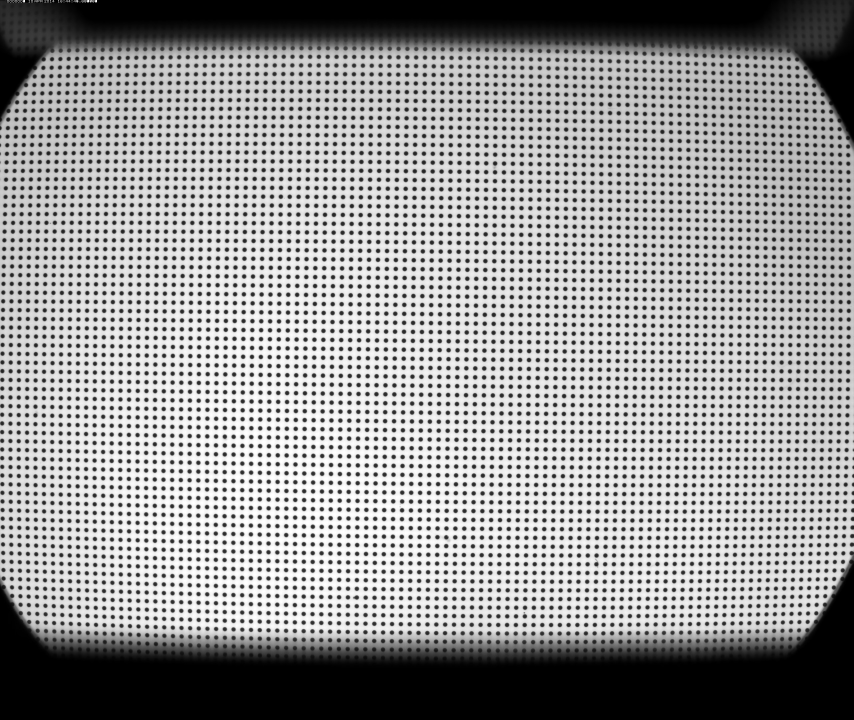
#> input picture data/dot_pattern_01.jpg, 2560 x 2160 px, found by its file name (shown at 1/3 size)
$ python demo_01.py
#> lines starting #> are read from the running program, lines starting #| are printed output that depends on the picture; after the words box and inside, x2 and y2 are one past the last pixel; in counts of white or black regions, pixels touching at a corner belong together
### discorpy/losa/loadersaver.py
# ============================================================================
# ============================================================================
# Copyright (c) 2018 Diamond Light Source Ltd. All rights reserved.
#
# Licensed under the Apache License, Version 2.0 (the "License");
# you may not use this file except in compliance with the License.
# You may obtain a copy of the License at
#
#     http://www.apache.org/licenses/LICENSE-2.0
#
# Unless required by applicable law or agreed to in writing, software
# distributed under the License is distributed on an "AS IS" BASIS,
# WITHOUT WARRANTIES OR CONDITIONS OF ANY KIND, either express or implied.
# See the License for the specific language governing permissions and
# limitations under the License.
# ============================================================================
# Author: Nghia T. Vo
# E-mail:
# Publication date: 10th July 2018
# ============================================================================
# Contributors:
# ============================================================================

"""
Module for I/O tasks:

- Load data from an image file (tif, png, jpg) or a hdf file.
- Save a 2D array as a tif/png/jpg image or a 2D, 3D array to a hdf file.
- Save a plot of data points to an image.
- Save/load metadata to/from a text/json file.
- Save/load python list.

"""

import json
import pickle
import platform
from pathlib import Path
import h5py
import numpy as np
from PIL import Image
import matplotlib.pyplot as plt
from matplotlib import font_manager
from collections import OrderedDict


# [21 lines left out: function __correct_path, not called in this run]


def __get_path(file_path, check_exist=True):
    """
    Get/check a file path
    """
    if platform.system() == 'Windows':
        file_path = __correct_path(file_path)
    else:
        file_path = Path(file_path)
    if check_exist:
        if not file_path.exists():
            raise ValueError(f"No such file: {file_path}")
    return file_path


def load_image(file_path, average=True):
    """
    Load data from an image.

    Parameters
    ----------
    file_path : str
        Path to a file.
    average : bool, optional
        Average a multichannel image if True.

    Returns
    -------
    array_like
    """
#> called with file_path = '../../data/dot_pattern_01.jpg', average = True
    try:
        mat = np.array(Image.open(__get_path(file_path)), dtype=np.float32)
    except Exception as error:
        raise ValueError(error)
    if len(mat.shape) > 2 and average is True:
        axis_m = np.argmin(mat.shape)
        mat = np.mean(mat, axis=axis_m)
    return mat


# [247 lines left out: functions get_hdf_information, find_hdf_key, _get_key, load_hdf_file, load_hdf_object, not called in this run]


def _create_folder(file_path):
    """
    Create a folder to save a file if not exists.

    Parameters
    ----------
    file_path : str
        Path to a file
    """
    path = Path(file_path).resolve()
    if path.suffix:
        folder_path = path.parent
    else:
        folder_path = path
    if not folder_path.exists():
        try:
            folder_path.mkdir(parents=True, exist_ok=True)
        except Exception as e:
            raise ValueError(f"Can't create : {folder_path}. Error: {e}")


# [30 lines left out: function _create_file_name, not called in this run]


def save_image(file_path, mat, overwrite=True):
    """
    Save 2D data to an image.

    Parameters
    ----------
    file_path : str
        Output file path.
    mat : array_like
        2D array.
    overwrite : bool, optional
        Overwrite an existing file if True.

    Returns
    -------
    str
        Updated file path.
    """
    file_path = __get_path(file_path, check_exist=False).resolve()
    file_ext = file_path.suffix
    if not ((file_ext == ".tif") or (file_ext == ".tiff")):
        if mat.dtype != np.uint8:
            nmin, nmax = np.min(mat), np.max(mat)
            if nmax != nmin:
                mat = np.uint8(255.0 * (mat - nmin) / (nmax - nmin))
            else:
                mat = np.uint8(mat)
    else:
        if len(mat.shape) > 2:
            axis_m = np.argmin(mat.shape)
            mat = np.mean(mat, axis=axis_m)
    _create_folder(str(file_path))
    if not overwrite:
        file_path = _create_file_name(str(file_path))
    image = Image.fromarray(mat)
    try:
        image.save(file_path)
    except Exception as error:
        raise ValueError(f"Couldn't write to file: {file_path}. Error {error}")
    return file_path


# [465 lines left out: functions save_plot_image, __check_font, save_residual_plot, save_hdf_file, open_hdf_stream, save_plot_points and 8 more, not called in this run]

### discorpy/prep/preprocessing.py
# ============================================================================
# Copyright (c) 2018 Diamond Light Source Ltd. All rights reserved.
#
# Licensed under the Apache License, Version 2.0 (the "License");
# you may not use this file except in compliance with the License.
# You may obtain a copy of the License at
#
#     http://www.apache.org/licenses/LICENSE-2.0
#
# Unless required by applicable law or agreed to in writing, software
# distributed under the License is distributed on an "AS IS" BASIS,
# WITHOUT WARRANTIES OR CONDITIONS OF ANY KIND, either express or implied.
# See the License for the specific language governing permissions and
# limitations under the License.
# ============================================================================
# Author: Nghia T. Vo
# E-mail:
# Publication date: 10th July 2018
# ============================================================================
# Contributors:
# ============================================================================

"""
Module of pre-processing methods:

-   Normalize, binarize an image.
-   Determine the median dot-size, median distance between two nearest dots,
    and the slopes of grid-lines of a dot-pattern image.
-   Remove non-dot objects or misplaced dots.
-   Group points into horizontal lines and vertical lines.
-   Calculate a threshold value for binarizing.
-   Create a 2D mask with parabolic boundary.
-   Remove points outside a parabolic mask in a 2D space.
-   Extract dot-centroids of a dot-pattern from a binary or grayscale image.
-   Group points on strongly curved lines into horizontal lines and vertical
    lines based on polynomial fit.
"""

import numpy as np
from scipy import ndimage as ndi
from scipy.fftpack import fft2, ifft2
from scipy.ndimage import center_of_mass
from skimage.filters import threshold_otsu
from skimage.segmentation import clear_border
import skimage.morphology as morph
import skimage.measure as meas
from skimage.transform import radon


# [109 lines left out: functions normalization, _make_window, _apply_fft_filter, normalization_fft, not called in this run]


def _select_roi(mat, ratio, square=False):
    """
    Select ROI around the middle of an image.

    Parameters
    ----------
    mat : array_like
        2D array.
    ratio : float
        Ratio between the ROI size and the image size.
    square : bool, optional
        To get a square area or not.

    Returns
    -------
    array_like
        2D array.
    """
    (height, width) = mat.shape
    ratio = np.clip(ratio, 0.05, 1.0)
    if square is True:
        c_hei = height // 2
        c_wid = width // 2
        radi = int(ratio * min(height, width)) // 2
        mat_roi = mat[c_hei - radi:c_hei + radi, c_wid - radi: c_wid + radi]
    else:
        depad_hei = int((height - ratio * height) / 2)
        depad_wid = int((width - ratio * width) / 2)
        mat_roi = mat[depad_hei:height - depad_hei,
                      depad_wid:width - depad_wid]
    return mat_roi


def _invert_dots_contrast(mat):
    """
    Invert the contrast of a 2D binary array to make sure that dots are white.

    Parameters
    ----------
    mat : array_like
        2D binary array.

    Returns
    -------
    array_like
        2D array.
    """
    (height, width) = mat.shape
    ratio = np.sum(mat) / (height * width)
    max_val = np.max(mat)
    if ratio > 0.5:
        mat = max_val - mat
    return mat


def binarization(mat, ratio=0.3, thres=None, denoise=True):
    """
    Apply a list of operations: binarizing an 2D array; inverting the contrast
    of dots if needs to; removing border components; cleaning salty noise; and
    filling holes.

    Parameters
    ----------
    mat : array_like
        2D array.
    ratio : float
        Used to select the ROI around the middle of the image for calculating
        threshold.
    thres : float, optional
        Threshold for binarizing. Automatically calculated if None.
    denoise : bool, optional
        Apply denoising to the image if True.

    Returns
    -------
    array_like
        2D binary array.
    """
    if denoise:
        mat = ndi.median_filter(np.abs(mat), (2, 2))
    if thres is None:
        thres = threshold_otsu(_select_roi(mat, ratio), nbins=512)
    mat = np.asarray(mat > thres, dtype=np.float32)
    mat = _invert_dots_contrast(mat)
    mat = clear_border(mat)
    mat = morph.opening(mat, morph.disk(1))
    mat = np.int16(ndi.binary_fill_holes(mat))
    return mat


# [21 lines left out: function check_num_dots, not called in this run]


def calc_size_distance(mat, ratio=0.3):
    """
    Find the median size of dots and the median distance between two nearest
    dots.

    Parameters
    ----------
    mat : array_like
        2D binary array.
    ratio : float
        Used to select the ROI around the middle of an image.

    Returns
    -------
    dot_size : float
        Median size of the dots.
    dot_dist : float
        Median distance between two nearest dots.
    """
    mat = _select_roi(mat, ratio)
    mat = np.int16(clear_border(mat))
    mat_label, num_dots = ndi.label(mat)
    list_index = np.arange(1, num_dots + 1)
    list_sum = ndi.sum(mat, labels=mat_label, index=list_index)
    dot_size = np.median(list_sum)
    list_cent = np.asarray(
        center_of_mass(mat, labels=mat_label, index=list_index))
    list_dist = [np.sort(np.sqrt((dot[0] - list_cent[:, 0]) ** 2
                                 + (dot[1] - list_cent[:, 1]) ** 2))[1]
                 for dot in list_cent]
    dot_dist = np.median(list_dist)
    return dot_size, dot_dist


def _check_dot_size(mat, min_size, max_size):
    """
    Check if the size of a dot is in a range.

    Parameters
    ----------
    mat : array_like
        2D binary array.
    min_size : float
        Minimum size.
    max_size : float
        Maximum size.

    Returns
    -------
    bool
    """
    check = False
    dot_size = mat.sum()
    if (dot_size >= min_size) and (dot_size <= max_size):
        check = True
    return check


def select_dots_based_size(mat, dot_size, ratio=0.3):
    """
    Select dots having a certain size.

    Parameters
    ----------
    mat : array_like
        2D binary array.
    dot_size : float
        Size of the standard dot.
    ratio : float
        Used to calculate the acceptable range.
        [dot_size - ratio*dot_size; dot_size + ratio*dot_size]

    Returns
    -------
    array_like
        2D array. Selected dots.
    """
    min_size = np.clip(dot_size - ratio * dot_size, 0, None)
    max_size = dot_size + ratio * dot_size
    mat_label, _ = ndi.label(np.int16(mat))
    list_dots = ndi.find_objects(mat_label)
    dots_selected = [dot for dot in list_dots
                     if _check_dot_size(mat[dot], min_size, max_size)]
    mat1 = np.zeros_like(mat, dtype=np.int16)
    for _, j in enumerate(dots_selected):
        mat1[j] = mat[j]
    return mat1


def _check_axes_ratio(mat, ratio):
    """
    Check if the ratio of the axes length of a fitted ellipse is smaller than a
    threshold.

    Parameters
    ----------
    mat : array_like
        2D binary array.
    ratio : float
        Threshold value.

    Returns
    -------
    bool
    """
    check = False
    (height, width) = mat.shape
    if (height < 2) or (width < 2):
        return check
    minor_axis = meas.regionprops(mat)[0].axis_minor_length
    major_axis = meas.regionprops(mat)[0].axis_major_length
    if (height > 1) and (width > 1):
        val = np.abs(major_axis / minor_axis - 1.0)
        if val < ratio:
            check = True
    else:
        check = False
    return check


def select_dots_based_ratio(mat, ratio=0.3):
    """
    Select dots having the ratio between the axes length of the fitted ellipse
    smaller than a threshold.

    Parameters
    ----------
    mat : array_like
        2D binary array.
    ratio : float
        Threshold value.

    Returns
    -------
    array_like
        2D array. Selected dots.
    """
    mat = np.int16(mat)
    mat_label, _ = ndi.label(mat)
    list_dots = ndi.find_objects(mat_label)
    dots_selected = [dot for dot in list_dots
                     if _check_axes_ratio(mat[dot], ratio)]
    mat1 = np.zeros_like(mat)
    for _, j in enumerate(dots_selected):
        mat1[j] = mat[j]
    return mat1


# [36 lines left out: function select_dots_based_distance, not called in this run]


def calc_hor_slope(mat, ratio=0.3):
    """
    Calculate the slope of horizontal lines against the horizontal axis.

    Parameters
    ----------
    mat : array_like
        2D binary array.
    ratio : float
        Used to select the ROI around the middle of an image.

    Returns
    -------
    float
        Horizontal slope of the grid.
    """
    coarse_range = 30.0  # Degree
    radi = np.pi / 180.0
    mat = np.int16(clear_border(_select_roi(mat, ratio)))
    (height, width) = mat.shape
    list_angle = 90.0 + np.arange(-coarse_range, coarse_range + 1.0)
    projections = radon(np.float32(mat), theta=list_angle, circle=False)
    list_max = np.amax(projections, axis=0)
    best_angle = -(list_angle[np.argmax(list_max)] - 90.0)
    dist_error = 0.5 * width * (np.tan(radi) / np.cos(best_angle * radi))
    mat_label, num_dots = ndi.label(mat)
    list_index = np.arange(1, num_dots + 1)
    list_cent = np.asarray(
        center_of_mass(mat, labels=mat_label, index=list_index))
    list_cent = - list_cent  # For coordinate consistency
    mean_x = np.mean(list_cent[:, 1])
    mean_y = np.mean(list_cent[:, 0])
    index_mid_dot = np.argsort(np.sqrt((mean_x - list_cent[:, 1]) ** 2
                                       + (mean_y - list_cent[:, 0]) ** 2))[0]
    used_dot = list_cent[index_mid_dot]
    line_slope = np.tan(best_angle * radi)
    list_tmp = np.sqrt(
        np.ones(num_dots, dtype=np.float32) * line_slope ** 2 + 1.0)
    list_tmp2 = used_dot[0] * np.ones(
        num_dots, dtype=np.float32) - line_slope * used_dot[1]
    list_dist = np.abs(
        line_slope * list_cent[:, 1] - list_cent[:, 0] + list_tmp2) / list_tmp
    dots_selected = np.asarray(
        [dot for i, dot in enumerate(list_cent) if list_dist[i] < dist_error])
    if len(dots_selected) > 1:
        slope = np.polyfit(dots_selected[:, 1], dots_selected[:, 0], 1)[0]
    else:
        slope = line_slope
    return slope


def calc_ver_slope(mat, ratio=0.3):
    """
    Calculate the slope of vertical lines against the vertical axis.

    Parameters
    ----------
    mat : array_like
        2D binary array.
    ratio : float
        Used to select the ROI around the middle of a image.

    Returns
    -------
    float
        Vertical slope of the grid.
    """
    coarse_range = 30.0
    radi = np.pi / 180.0
    mat = np.int16(clear_border(_select_roi(mat, ratio)))
    (height, width) = mat.shape
    list_angle = np.arange(-coarse_range, coarse_range + 1.0)
    projections = radon(np.float32(mat), theta=list_angle, circle=False)
    list_max = np.amax(projections, axis=0)
    best_angle = (list_angle[np.argmax(list_max)])
    dist_error = 0.5 * width * np.tan(radi) / np.cos(best_angle * radi)
    mat_label, num_dots = ndi.label(mat)
    list_index = np.arange(1, num_dots + 1)
    list_cent = np.fliplr(
        np.asarray(center_of_mass(mat, labels=mat_label, index=list_index)))
    mean_x = np.mean(list_cent[:, 1])
    mean_y = np.mean(list_cent[:, 0])
    index_mid_dot = np.argsort(np.sqrt((mean_x - list_cent[:, 1]) ** 2
                                       + (mean_y - list_cent[:, 0]) ** 2))[0]
    used_dot = list_cent[index_mid_dot]
    line_slope = np.tan(best_angle * radi)
    list_tmp = np.sqrt(
        np.ones(num_dots, dtype=np.float32) * line_slope ** 2 + 1.0)
    list_tmp2 = used_dot[0] * np.ones(
        num_dots, dtype=np.float32) - line_slope * used_dot[1]
    list_dist = np.abs(
        line_slope * list_cent[:, 1] - list_cent[:, 0] + list_tmp2) / list_tmp
    dots_selected = np.asarray(
        [dot for i, dot in enumerate(list_cent) if list_dist[i] < dist_error])
    if len(dots_selected) > 1:
        slope = np.polyfit(dots_selected[:, 1], dots_selected[:, 0], 1)[0]
    else:
        slope = line_slope
    return slope


def _check_dot_on_line(dot1, dot2, slope, dot_dist, ratio, num_dot_miss):
    """
    Check if dot1 and dot2 belong to the same group.

    Parameters
    ----------
    dot1 : list of float
        Coordinate of dot1.
    dot2 : list of float
        Coordinate of dot2.
    slope : float
        Slope of the line of dots.
    dot_dist : float
        Median distance of two nearest dots.
    ratio : float
        Acceptable variation.
    num_dot_miss : int
        Acceptable missing dots between dot1 and dot2.

    Returns
    -------
    bool
    """
    check = False
    dist_error = ratio * dot_dist
    search_dist = num_dot_miss * dot_dist
    if len(dot1) == 2 and len(dot2) == 2:
        xmin = dot1[1] - search_dist
        xmax = dot1[1] + search_dist
        if xmin < dot2[1] < xmax:
            ntemp1 = np.sqrt(slope * slope + 1.0)
            ntemp2 = dot1[0] - slope * dot1[1]
            dist_d12 = np.abs(slope * dot2[1] - dot2[0] + ntemp2) / ntemp1
            if dist_d12 < dist_error:
                check = True
    else:
        raise ValueError("Invalid input!!!")
    return check


def group_dots_hor_lines(mat, slope, dot_dist, ratio=0.3, num_dot_miss=6,
                         accepted_ratio=0.65):
    """
    Group dots into horizontal lines.

    Parameters
    ----------
    mat : array_like
        A binary image or a list of (y,x)-coordinates of points.
    slope : float
        Horizontal slope of the grid.
    dot_dist : float
        Median distance of two nearest dots.
    ratio : float
        Acceptable variation.
    num_dot_miss : int
        Acceptable missing dots between dot1 and dot2.
    accepted_ratio : float
        Use to select lines having the number of dots equal to or larger than
        the multiplication of the `accepted_ratio` and the maximum number of
        dots per line.

    Returns
    -------
    list of array_like
        List of 2D arrays. Each array is (y, x)-coordinates of points belong
        to the same group. Length of each list may be different.
    """
    mat = np.asarray(mat)
    if mat.shape[-1] > 2:
        mat_label, num_dots = ndi.label(np.int16(mat))
        list_dots = np.copy(center_of_mass(
            mat, labels=mat_label, index=np.arange(1, num_dots + 1)))
    else:
        list_dots = mat
        num_dots = len(list_dots)
        if num_dots == 0:
            raise ValueError("Input is empty!!!")
    num_dots_left = num_dots
    list_dots_left = np.copy(list_dots)
    list_dots_left = list_dots_left[list_dots_left[:, 1].argsort()]
    list_lines = []
    while num_dots_left > 1:
        dot1 = list_dots_left[0]
        dots_selected = np.asarray([dot1])
        pos_get = [0]
        for i in range(1, len(list_dots_left)):
            dot2 = list_dots_left[i]
            check = _check_dot_on_line(
                dot1, dot2, slope, dot_dist, ratio, num_dot_miss)
            if check:
                dot1 = dot2
                dots_selected = np.vstack((dots_selected, dot2))
                pos_get.append(i)
        list_pos = np.arange(0, len(list_dots_left), dtype=np.int32)
        pos_get = np.asarray(pos_get, dtype=np.int32)
        list_pos_left = np.asarray(
            [pos for pos in list_pos if pos not in pos_get], dtype=np.int32)
        list_dots_left = list_dots_left[list_pos_left]
        num_dots_left = len(list_dots_left)
        if len(dots_selected) > 1:
            list_lines.append(dots_selected)
    list_len = [len(i) for i in list_lines]
    len_accepted = int(accepted_ratio * np.max(list_len))
    lines_selected = [line for line in list_lines if len(line) > len_accepted]
    lines_selected = sorted(
        lines_selected, key=lambda list_: np.mean(list_[:, 0]))
    return lines_selected


# [734 lines left out: functions group_dots_ver_lines, remove_residual_dots_hor, remove_residual_dots_ver, calculate_threshold, make_parabola_mask, remove_points_using_parabola_mask and 9 more, not called in this run]

### docs/source/usage/codes/demo_01.py
import numpy as np
import discorpy.losa.loadersaver as losa
import discorpy.prep.preprocessing as prep
import discorpy.proc.processing as proc
import discorpy.post.postprocessing as post

# Initial parameters
file_path = "../../data/dot_pattern_01.jpg"
output_base = "E:/output_demo_01/"
num_coef = 5  # Number of polynomial coefficients
mat0 = losa.load_image(file_path) # Load image
(height, width) = mat0.shape
# Segment dots
mat1 = prep.binarization(mat0)
#> in _select_roi, `mat_roi = mat[depad_hei:height - depad_hei, depad_wid:width - depad_wid]`:
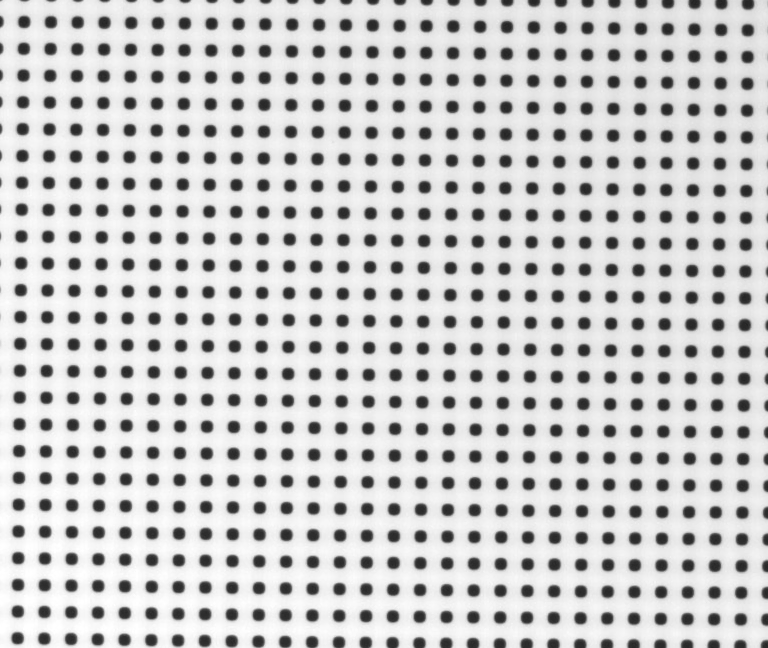
#> mat_roi: shape (648, 768) float32; min 34, max 255, mean 202.1
#> in binarization, `thres = threshold_otsu(_select_roi(mat, ratio), nbins=512)`: thres = 149.9
#> in binarization, `mat = np.asarray(mat > thres, dtype=np.float32)`:
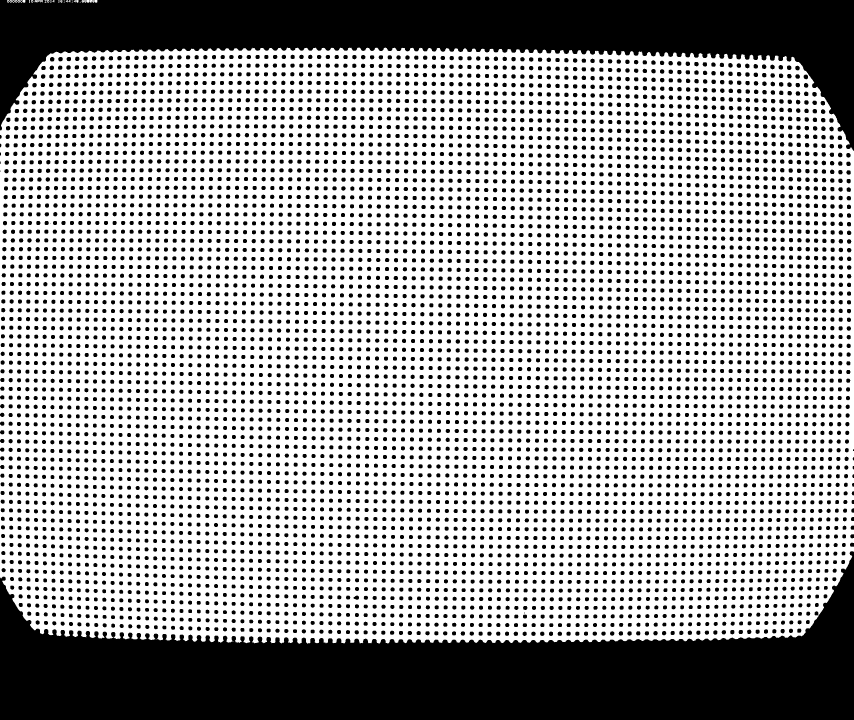
#> mat: shape (2160, 2560) float32 (shown at 1/3 size); values 0 (black) and 1 (white), 65.4% white; 6422 black regions (27 under 20 px), largest, box (x1, y1, x2, y2) and area: (0, 1654, 2560, 2160) 650408, (0, 0, 2560, 452) 439599, (2437, 276, 2450, 290) 151
#> in _invert_dots_contrast, `ratio = np.sum(mat) / (height * width)`: ratio = 0.654
#> (the rest of the program and of its run is left out)
